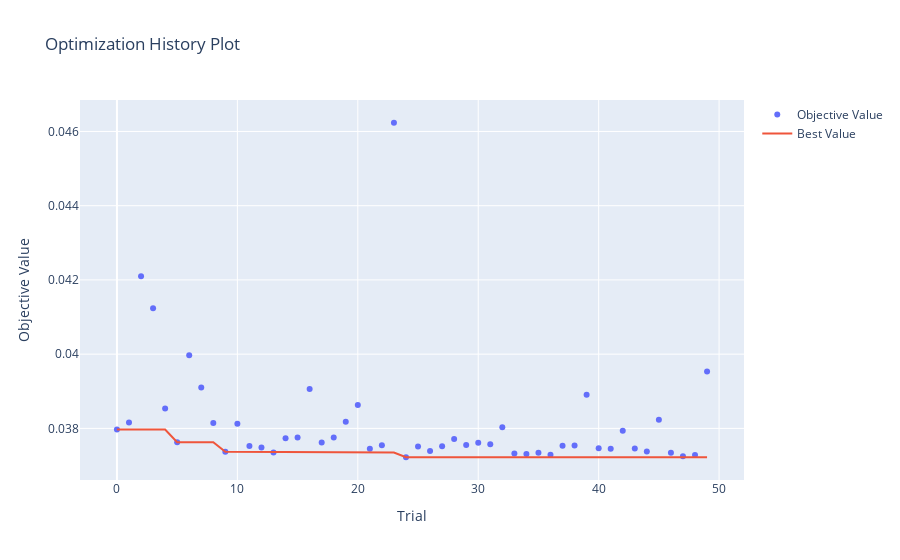

Notebook code cell kept with this figure:
### Code cell
# 하이퍼파라미터 최적화 과정을 확인
optuna.visualization.plot_optimization_history(study_lgb_no_encoded)
